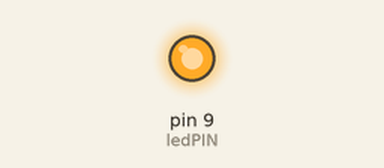
This sketch was run on a simulated Arduino Uno, built with avr-gcc and run on an emulated ATmega328P. On the bench: output pins drawn as LEDs (lit = HIGH).

Above: at 0.1 s.
Timing chart, 0 to 1.6 s (numbered marks = the images above):
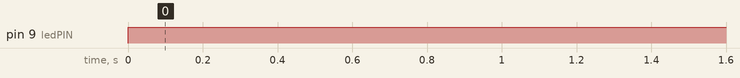

Measured:
- by itself, pin 9 (ledPIN): LOW → HIGH at 0.00 s

The sketch:

LED.ino
```cpp
const int ledPIN = 9;//Declaramos el pin 9 para conectar nuestro LED

void setup() {
  Serial.begin(9600);    //iniciar puerto serie
  pinMode(ledPIN , OUTPUT);  //definir pin como salida
}

void loop(){
  digitalWrite(ledPIN , HIGH);   // poner el Pin en HIGH
}
```
